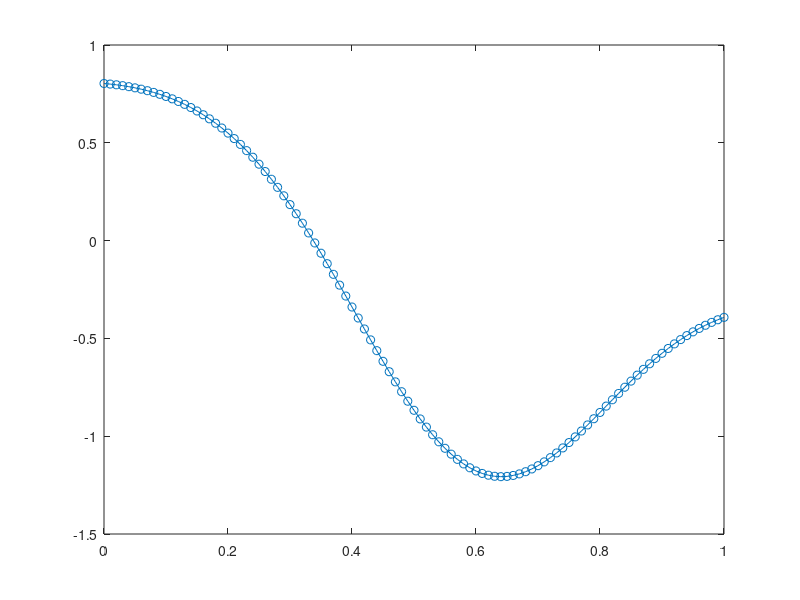

MATLAB code for this plot:
% Plot a sample function from a Gaussian process

% define covariance matrix using a Gaussian kernel function
x = (0:.01:1)';
n = length(x);
K = zeros(n,n);
s = 0.3; % Gaussian width
for i = 1:n
for j = 1:n
  K(i,j) = exp(-0.5/(s^2) * (x(i)-x(j))^2);
end
end

% plot a sample function
v = mvnrnd(zeros(n,1), K); % GP with zero mean function
plot(x, v, '-o');
